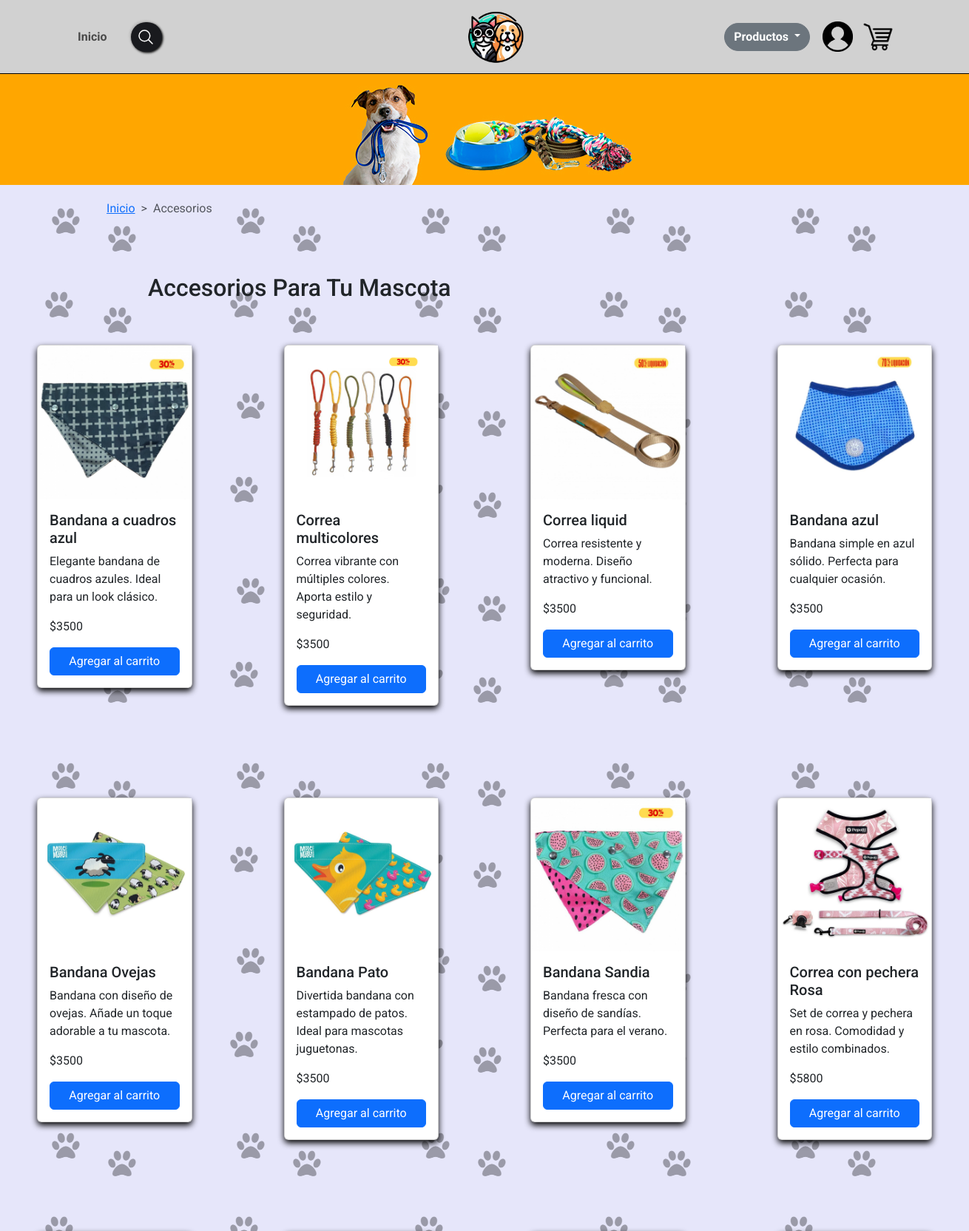
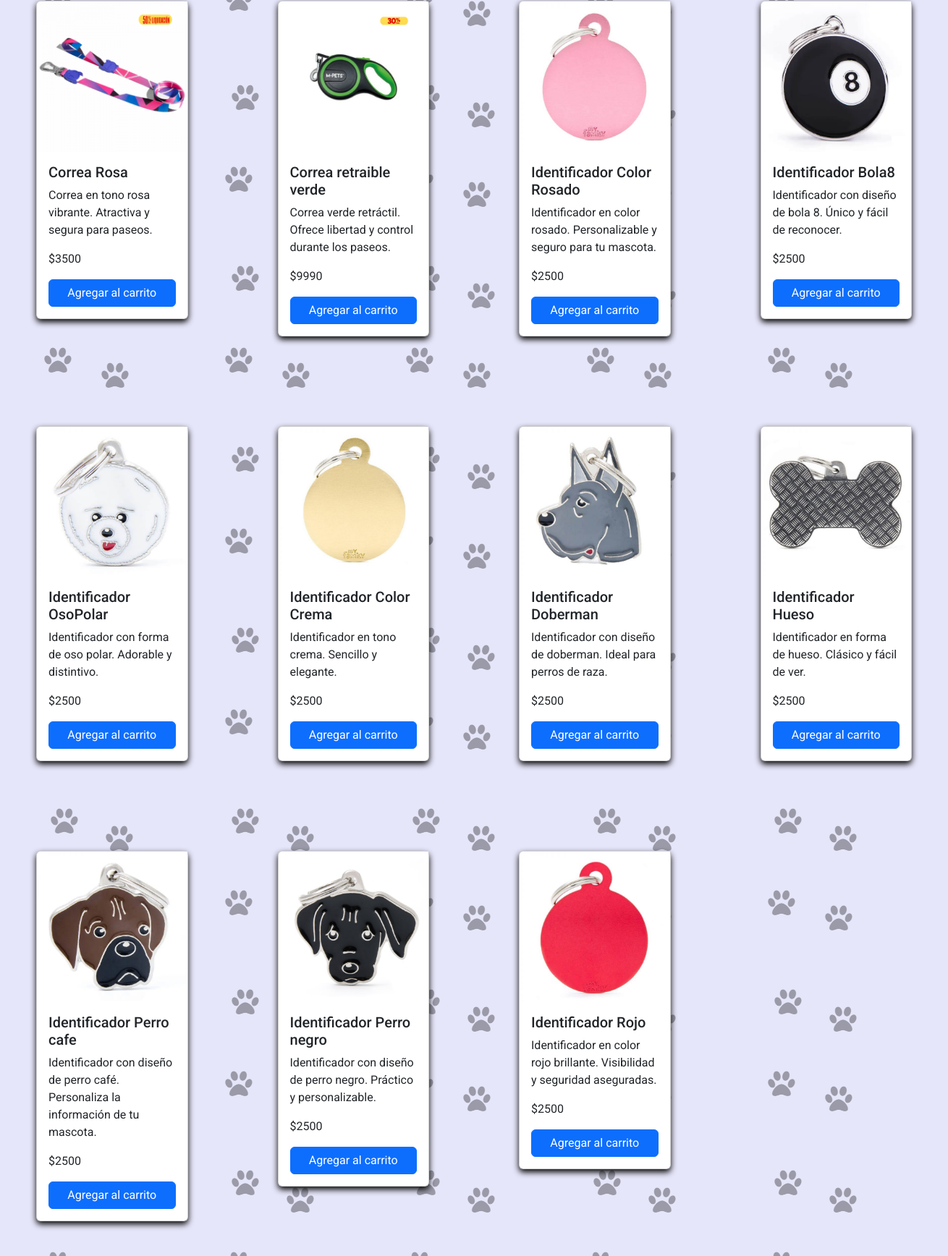
Page /accesorios/ (upper part) on the committed database (2 pictures, top to bottom).
### productos/models.py (models this page shows, shortened)
class Producto(models.Model):
    nombre = models.CharField(max_length=50, verbose_name="Nombre")
    descripcion = models.TextField(max_length=150, verbose_name="Descripción")
    categoria = models.ForeignKey(Categoria, on_delete=models.CASCADE)
    imagen = models.ImageField(upload_to="productos", null=True)
    precio = models.IntegerField(verbose_name="Precio")
    stock = models.PositiveIntegerField(verbose_name="Stock")
    fecha_creacion = models.DateTimeField(auto_now_add=True, verbose_name="Fecha de Creación")

### productos/views.py (the view)
# urls.py: path('accesorios/', pagAccesorios, name="pagAccesorios"),
def pagAccesorios(request):
    categoria_accesorios = Categoria.objects.get(nombre='Accesorios')
    productos_accesorios = Producto.objects.filter(categoria=categoria_accesorios)
    context = {'productos_accesorios': productos_accesorios}
    return render(request, 'productos/productos-accesorios.html', context)

### productos/templates/productos/productos-accesorios.html (shortened to what this page needs)
{% extends 'productos/plantilla.html' %} {% block contenido %} {% load static %}
<div class="imagen-productos">
  <img src="{% static 'productos/img/productos/producto-accesorios.jpg' %}" alt="" />
</div>
<nav style="--bs-breadcrumb-divider: '>'" aria-label="breadcrumb">
  <ol class="breadcrumb">
    <li class="breadcrumb-item"><a href="{% url 'index' %}">Inicio</a></li>
    <li class="breadcrumb-item active" aria-current="page">Accesorios</li>
  </ol>
</nav>
<h2 class="texto-producto">Accesorios Para Tu Mascota</h2>
<div class="container-accesorios">
  <div class="row">
    {% for x in productos_accesorios %}
    <div class="col-md-3 mb-4">
      <div class="card david-custom-products" data-id="{{ x.id }}" data-name="{{ x.nombre }}" data-price="{{ x.precio }}">
        {% if x.imagen %}
        <img
          src="{{ x.imagen.url }}"
          class="img-fluid rounded-start"
          alt="Imagen producto"
        />
        {% endif %}
        <div class="card-body d-flex flex-column">
          <h5 class="card-title">{{ x.nombre }}</h5>
          <p class="card-text">{{ x.descripcion }}</p>
          <p class="card-text">
            $<span class="price">
            </span>
          </p>
          <a href="#" class="btn btn-primary mt-auto add-to-cart"
            >Agregar al carrito</a
          >
        </div>
      </div>
    </div>
    {% endfor %}
  </div>
</div>
{% endblock %}

### productos/static/productos/css/style.css (style rules this page uses)
body { background-image: url('/static/productos/img/background/background_lavanda_2.png'); }
nav { width: 100%; height: 100px; }
.imagen-productos { display: flex; justify-content: center; }
.texto-producto { margin-left: 200px; }
.david-custom-products { flex: 1 1 300px; margin: 50px; box-shadow: 0 4px 8px rgba(0, 0, 0, 1); }
.david-custom-products img { max-width: 120%; height: auto; }
.breadcrumb { display: flex; justify-content: left; margin: 20px 0; margin-left: 11%; background-color: #f8f9fa; }

### rows in the picture
Producto: imagen (picture), nombre "Bandana a cuadros azul", descripcion "Elegante bandana de cuadros azules. Ideal para un look clásico."
Producto: imagen (picture), nombre "Correa multicolores", descripcion "Correa vibrante con múltiples colores. Aporta estilo y seguridad."
Producto: imagen (picture), nombre "Correa liquid", descripcion "Correa resistente y moderna. Diseño atractivo y funcional."
Producto: imagen (picture), nombre "Bandana azul", descripcion "Bandana simple en azul sólido. Perfecta para cualquier ocasión."
Producto: imagen (picture), nombre "Bandana Ovejas", descripcion "Bandana con diseño de ovejas. Añade un toque adorable a tu mascota."
Producto: imagen (picture), nombre "Bandana Pato", descripcion "Divertida bandana con estampado de patos. Ideal para mascotas juguetonas."
Producto: imagen (picture), nombre "Bandana Sandia", descripcion "Bandana fresca con diseño de sandías. Perfecta para el verano."
Producto: imagen (picture), nombre "Correa con pechera Rosa", descripcion "Set de correa y pechera en rosa. Comodidad y estilo combinados."
Producto: imagen (picture), nombre "Correa Rosa", descripcion "Correa en tono rosa vibrante. Atractiva y segura para paseos."
Producto: imagen (picture), nombre "Correa retraible verde", descripcion "Correa verde retráctil. Ofrece libertad y control durante los paseos."
Producto: imagen (picture), nombre "Identificador Color Rosado", descripcion "Identificador en color rosado. Personalizable y seguro para tu mascota."
Producto: imagen (picture), nombre "Identificador Bola8", descripcion "Identificador con diseño de bola 8. Único y fácil de reconocer."
Producto: imagen (picture), nombre "Identificador OsoPolar", descripcion "Identificador con forma de oso polar. Adorable y distintivo."
Producto: imagen (picture), nombre "Identificador Color Crema", descripcion "Identificador en tono crema. Sencillo y elegante."
Producto: imagen (picture), nombre "Identificador Doberman", descripcion "Identificador con diseño de doberman. Ideal para perros de raza."
Producto: imagen (picture), nombre "Identificador Hueso", descripcion "Identificador en forma de hueso. Clásico y fácil de ver."
Producto: imagen (picture), nombre "Identificador Perro cafe", descripcion "Identificador con diseño de perro café. Personaliza la información de tu mascota."
Producto: imagen (picture), nombre "Identificador Perro negro", descripcion "Identificador con diseño de perro negro. Práctico y personalizable."
Producto: imagen (picture), nombre "Identificador Rojo", descripcion "Identificador en color rojo brillante. Visibilidad y seguridad aseguradas."
